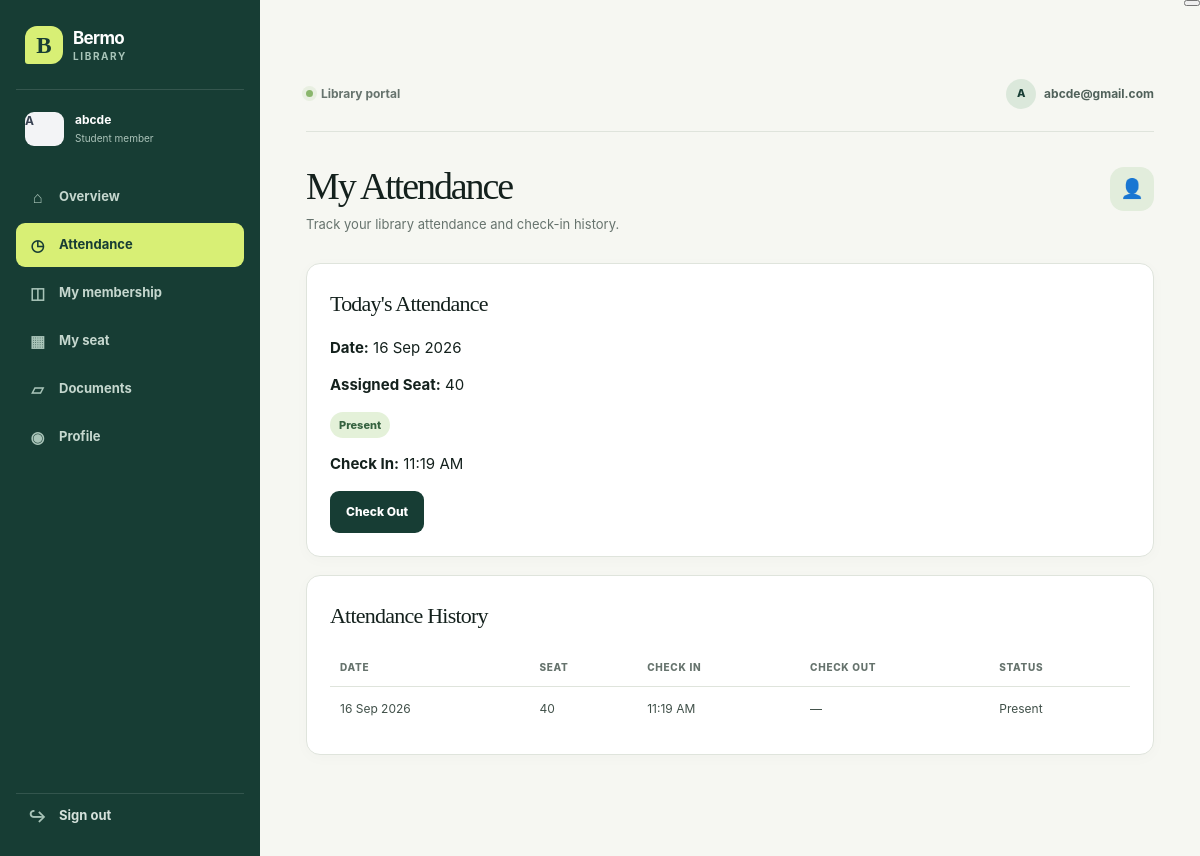
Screenshot of /attendance/ (signed in) with the database file from the repository.
### accounts/models.py (models this page shows, shortened)
class User(AbstractUser):
    ROLE_CHOICES = [
        ("ADMIN", "Admin"),
        ("OWNER", "Owner"),
        ("STUDENT", "Student"),
    ]
    role = models.CharField(
        max_length=20,
        choices=ROLE_CHOICES,
        default="STUDENT"
    )

### students/models.py (models this page shows, shortened)
class StudentProfile(models.Model):
    STATUS_CHOICES = [
        ("PENDING", "Pending Approval"),
        ("APPROVED", "Approved"),
        ("REJECTED", "Rejected"),
        ("UNREGISTERED", "Unregistered"),
    ]
    student_id = models.AutoField(primary_key=True)
    user = models.OneToOneField(
        settings.AUTH_USER_MODEL,
        on_delete=models.CASCADE,
        related_name="student_profile"
    )
    full_name = models.CharField(
        max_length=150
    )
    email = models.EmailField(
        unique=True,
    )
    phone = models.CharField(
        max_length=15
    )
    address = models.TextField(
        blank=True
    )
    date_of_birth = models.DateField(
        null=True,
        blank=True
    )
    photo = models.ImageField(
        upload_to="students/photos/",
        null=True,
        blank=True
    )
    aadhaar_document = models.FileField(
        upload_to="students/aadhaar/",
        null=True,
        blank=True
    )
    registration_date = models.DateField(
        auto_now_add=True
    )
    status = models.CharField(
        max_length=20,
        choices=STATUS_CHOICES,
        default="PENDING"
    )
    preferred_plan = models.ForeignKey(
    "library.SubscriptionPlan",
    on_delete=models.PROTECT,
    null=True,
    blank=True,
    related_name="preferred_students"
    )
    preferred_time_slot = models.ForeignKey(
    "library.TimeSlot",
    on_delete=models.PROTECT,
    null=True,
    blank=True,
    related_name="preferred_students"
    )
    approved_by = models.ForeignKey(
        settings.AUTH_USER_MODEL,
        on_delete=models.SET_NULL,
        null=True,
        blank=True,
        related_name="approved_students"
    )
    approved_at = models.DateTimeField(
        null=True,
        blank=True
    )
    rejection_reason = models.TextField(
        blank=True
    )

### library/models.py (models this page shows, shortened)
class SeatAllocation(models.Model):
    STATUS_CHOICES = [
        ("ACTIVE", "Active"),
        ("ENDED", "Ended"),
    ]
    allocation_id = models.AutoField(primary_key=True)
    student = models.ForeignKey(
        StudentProfile,
        on_delete=models.PROTECT,
        related_name="seat_allocations"
    )
    seat = models.ForeignKey(
        Seat,
        on_delete=models.PROTECT,
        related_name="allocations"
    )
    subscription = models.ForeignKey(
        Subscription,
        on_delete=models.PROTECT,
        related_name="seat_allocations"
    )
    start_date = models.DateField()
    end_date = models.DateField()
    start_time = models.TimeField(
        null=True,
        blank=True
    )
    end_time = models.TimeField(
        null=True,
        blank=True
    )
    status = models.CharField(
        max_length=20,
        choices=STATUS_CHOICES,
        default="ACTIVE"
    )

class Seat(models.Model):
    STATUS_CHOICES = [
        ("AVAILABLE", "Available"),
        ("OCCUPIED", "Occupied"),
        ("MAINTENANCE", "Maintenance"),
    ]
    seat_id = models.AutoField(primary_key=True)
    library = models.ForeignKey(
        Library,
        on_delete=models.CASCADE,
        related_name="seats"
    )
    seat_number = models.CharField(max_length=20)
    status = models.CharField(
        max_length=20,
        choices=STATUS_CHOICES,
        default="AVAILABLE"
    )
    class Meta:
        constraints = [
            models.UniqueConstraint(
                fields=["library", "seat_number"],
                name="unique_seat_per_library"
            )
        ]

### attendance/models.py (models this page shows, shortened)
class Attendance(models.Model):
    STATUS_CHOICES = [
        ("PRESENT", "Present"),
        ("ABSENT", "Absent"),
    ]
    attendance_id = models.AutoField(primary_key=True)
    student = models.ForeignKey(
        StudentProfile,
        on_delete=models.PROTECT,
        related_name="attendance_records"
    )
    seat = models.ForeignKey(
        Seat,
        on_delete=models.PROTECT,
        related_name="attendance_records"
    )
    date = models.DateField()
    check_in = models.TimeField(
        null=True,
        blank=True
    )
    check_out = models.TimeField(
        null=True,
        blank=True
    )
    status = models.CharField(
        max_length=20,
        choices=STATUS_CHOICES,
        default="PRESENT"
    )
    class Meta:
        constraints = [
            models.UniqueConstraint(
                fields=["student", "date"],
                name="one_attendance_per_student_per_day"
            )
        ]

### attendance/views.py (the view)
# urls.py: path("", views.attendance_page, name="page"),
@login_required
def attendance_page(request):
    student = get_object_or_404(
        StudentProfile,
        user=request.user,
    )
    today = timezone.localdate()
    today_attendance = (
        Attendance.objects
        .filter(
            student=student,
            date=today,
        )
        .select_related("seat")
        .first()
    )
    current_allocation = (
        SeatAllocation.objects
        .filter(
            student=student,
            status="ACTIVE",
        )
        .select_related(
            "seat",
            "subscription",
            "subscription__plan",
        )
        .order_by("-start_date")
        .first()
    )
    attendance_history = (
        Attendance.objects
        .filter(student=student)
        .select_related("seat")
        .order_by("-date")[:30]
    )
    return render(
        request,
        "attendance/attendance.html",
        {
            "student": student,
            "today": today,
            "today_attendance": today_attendance,
            "current_allocation": current_allocation,
            "attendance_history": attendance_history,
        },
    )

### templates/attendance/attendance.html (shortened to what this page needs)
{% extends "base.html" %}
{% block content %}
<div class="dashboard-header">
    <div>
        <h1>My Attendance</h1>
        <p>Track your library attendance and check-in history.</p>
    </div>
    <div class="profile-icon">
        👤
    </div>
</div>
<div class="card">
    <div class="section-header">
        <h3>Today's Attendance</h3>
    </div>
    {% if student.status != "APPROVED" %}
        <p>
            Attendance is available only after your registration
            has been approved.
        </p>
    {% elif not current_allocation %}
        <p>
            You currently do not have an active seat allocation.
        </p>
    {% else %}
        <div class="attendance-today">
            <p>
                <strong>Date:</strong>
                {{ today|date:"d M Y" }}
            </p>
            <p>
                <strong>Assigned Seat:</strong>
                {{ current_allocation.seat.seat_number }}
            </p>
            {% if not today_attendance %}
                <p class="status-pending">
                    Not Checked In
                </p>
                <form
                    method="POST"
                    action="{% url 'attendance:check_in' %}"
                >
                    {% csrf_token %}
                    <button type="submit">
                        Check In
                    </button>
                </form>
            {% elif today_attendance.check_in and not today_attendance.check_out %}
                <p class="status-active">
                    Present
                </p>
                <p>
                    <strong>Check In:</strong>
                    {{ today_attendance.check_in|time:"h:i A" }}
                </p>
                <form
                    method="POST"
                    action="{% url 'attendance:check_out' %}"
                >
                    <button type="submit">
                        Check Out
                    </button>
                </form>
            {% endif %}
        </div>
    {% endif %}
</div>
<div class="card">
    <div class="section-header">
        <h3>Attendance History</h3>
    </div>
    {% if attendance_history %}
        <div class="table-wrapper">
            <table>
                <thead>
                    <tr>
                        <th>Date</th>
                        <th>Seat</th>
                        <th>Check In</th>
                        <th>Check Out</th>
                        <th>Status</th>
                    </tr>
                </thead>
                <tbody>
                    {% for attendance in attendance_history %}
                    <tr>
                        <td>
                            {{ attendance.date|date:"d M Y" }}
                        </td>
                        <td>
                            {{ attendance.seat.seat_number }}
                        </td>
                        <td>
                            {% if attendance.check_in %}
                                {{ attendance.check_in|time:"h:i A" }}
                            {% else %}
                                —
                            {% endif %}
                        </td>
                        <td>
                            {% if attendance.check_out %}
                                {{ attendance.check_out|time:"h:i A" }}
                            {% else %}
                                —
                            {% endif %}
                        </td>
                        <td>
                            {{ attendance.get_status_display }}
                        </td>
                    </tr>
                    {% endfor %}
                </tbody>
            </table>
        </div>
    {% else %}
        <p>
            You don't have any attendance records yet.
        </p>
    {% endif %}
</div>
{% endblock %}

### templates/base.html (shortened to what this page needs)
<!DOCTYPE html>
<html lang="en">
<head>
    <link rel="stylesheet" href="/static/css/main.css">
</head>
<body class="student-page">
    <div class="student-shell">
        <header class="student-mobile-header">
            <a class="brand brand-compact" href="{% url 'students_dashboard' %}">
                <span class="brand-mark">B</span><span><strong>Bermo</strong><small>Library</small></span>
            </a>
            <button type="button" class="student-menu-toggle" id="studentMenuButton" aria-label="Open navigation" aria-expanded="false"></button>
        </header>
        <aside class="student-sidebar" id="studentSidebar">
            <a class="brand" href="{% url 'students_dashboard' %}">
                <span class="brand-mark">B</span>
                <span><strong>Bermo</strong><small>Library</small></span>
            </a>
            <div class="student-profile-summary">
                <span class="student-avatar student-avatar-large">{{ request.user.username|first|upper }}</span>
                <div><strong>{{ request.user.student_profile.full_name|default:request.user.username }}</strong><span>Student member</span></div>
            </div>
            <nav class="student-nav" aria-label="Student navigation">
                <a href="{% url 'students_dashboard' %}" class="{% if request.resolver_match.url_name == 'students_dashboard' %}active{% endif %}"><span>⌂</span>Overview</a>
                <a href="{% url 'attendance:page' %}" class="{% if request.resolver_match.app_name == 'attendance' %}active{% endif %}"><span>◷</span>Attendance</a>
                <a href="{% url 'students_subscriptions' %}" class="{% if request.resolver_match.url_name == 'students_subscriptions' %}active{% endif %}"><span>◫</span>My membership</a>
                <a href="{% url 'students_seat' %}" class="{% if request.resolver_match.url_name == 'students_seat' %}active{% endif %}"><span>▦</span>My seat</a>
                <a href="{% url 'students_documents' %}" class="{% if request.resolver_match.url_name == 'students_documents' %}active{% endif %}"><span>▱</span>Documents</a>
                <a href="{% url 'students_profile' %}" class="{% if request.resolver_match.url_name == 'students_profile' %}active{% endif %}"><span>◉</span>Profile</a>
            </nav>
            <a class="sidebar-signout" href="{% url 'logout' %}"><span>↪</span>Sign out</a>
        </aside>
        <main class="student-main-content">
            <div class="student-topbar">
                <p><span class="live-dot"></span>Library portal</p>
                <div class="student-topbar-user"><span>{{ request.user.username|first|upper }}</span><strong>{{ request.user.username }}</strong></div>
            </div>
            {% block content %}{% endblock %}
        </main>
    </div>
</body>
</html>

### rows the page displays
User: user.username|first "A", user.student_profile.full_name "abcde", user.username "abcde@gmail.com"
SeatAllocation: seat.seat_number "40"
Attendance: check_in "11:19 AM", date "16 Sep 2026", seat.seat_number "40", status "Present"

### other values shown
{{ today|date:"d M Y" }} "16 Sep 2026"
